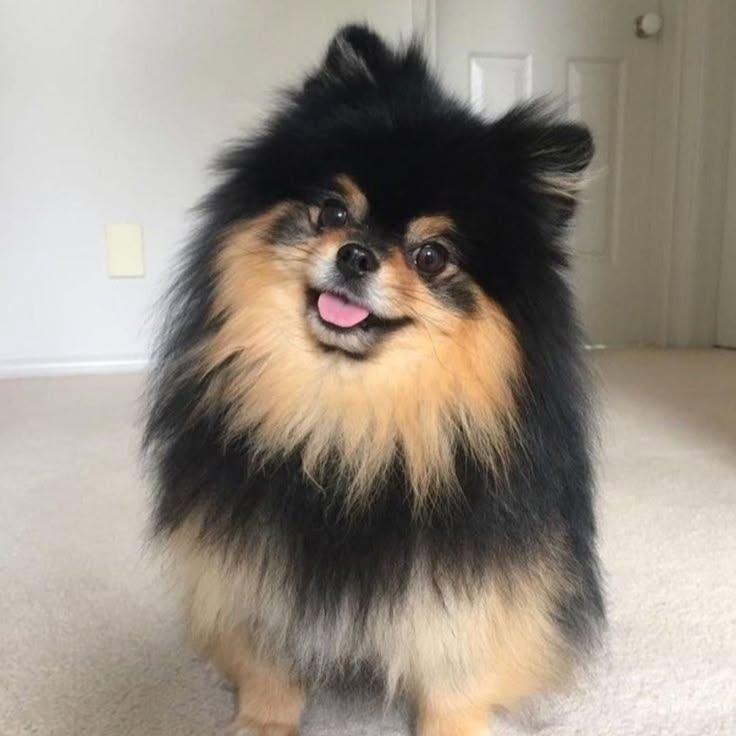
#> input picture PRACTICA_1_22310274/perro.jpg, 736 x 736 px
$ python 6G_22310274_P1_Pt2.py
#> lines starting #> are read from the running program, lines starting #| are printed output that depends on the picture
# Practica 1 Pt.2: Cargar una imagen en escala de grises y dibujar varias lineas de color azul
# Por Vanessa Aguirre Diaz

# Importamos las bibliotecas necesarias:
import cv2                              # OpenCV para procesamiento de imágenes
import numpy as np                      # NumPy (no se usa en este código, pero está importado)
from matplotlib import pyplot as plt    # Matplotlib para visualizar la imagen

img = cv2.imread('perro.jpg', cv2.IMREAD_GRAYSCALE)     # Cargamos la imagen 'perro.jpg' en escala de grises
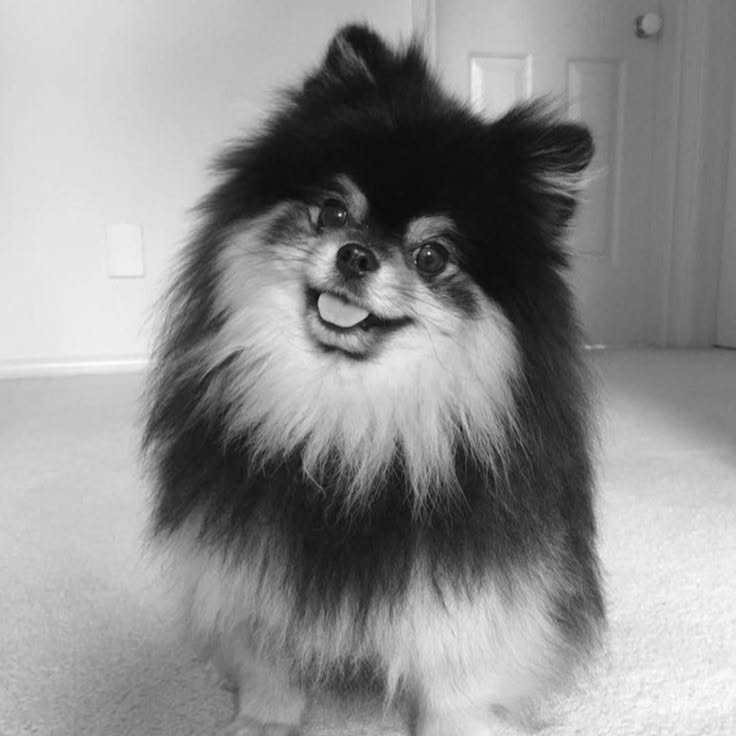
#> img: shape (736, 736); min 6, max 254, mean 142.9

# Mostramos la imagen con Matplotlib
plt.imshow(img, cmap='gray', interpolation='bicubic')   # cmap='gray' la muestra en escala de grises
                                                        # Usa interpolación bicubic para mejorar la visualización.

plt.xticks([]), plt.yticks([])# Ocultamos los valores de los ejes X e Y para una visualización más limpia

# Dibujamos una línea en color azul ('b') con un grosor de 5 píxeles
plt.plot([200, 200, 400, 600, 600, 500, 400, 300, 200], [100, 300, 500, 300, 100, 50, 150, 50, 100], 'b', linewidth=5)    #x,y

plt.show() # Mostramos la imagen con la líneas dibujadas
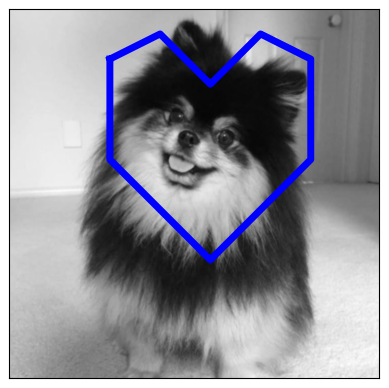
#> figure drawn by matplotlib, 1 panel
